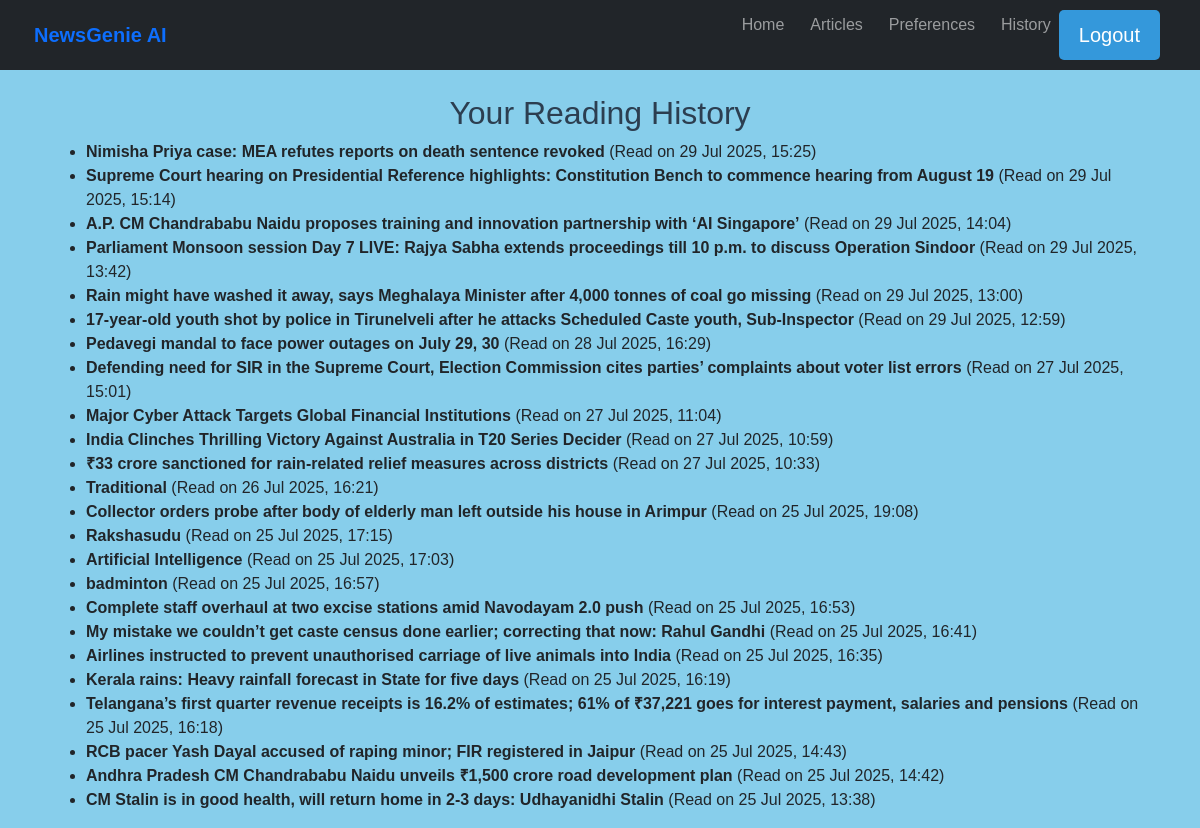
Before: /articles/history/ (signed in) with the older database file.
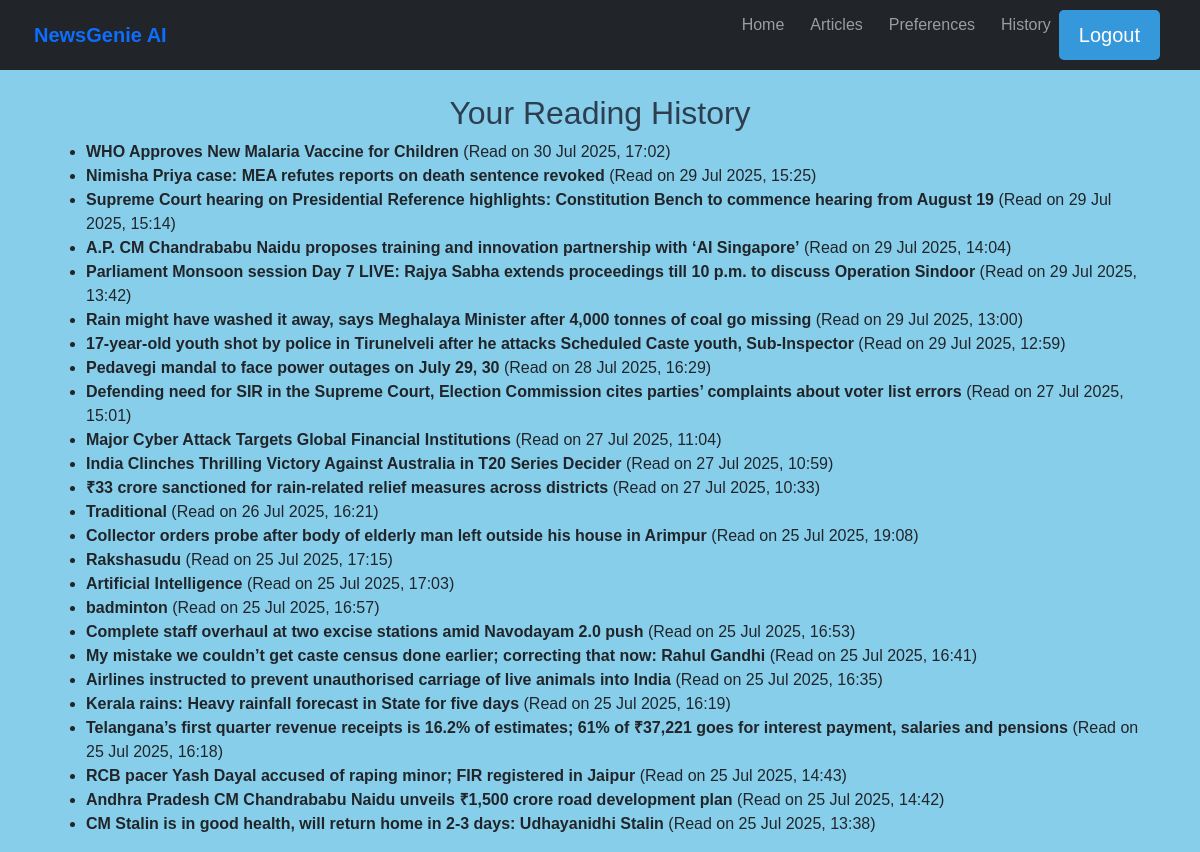
After: the same page with the newer database file.
### news/models.py (models this page shows, shortened)
class ReadingHistory(models.Model):
    user = models.ForeignKey(User, on_delete=models.CASCADE)
    article = models.ForeignKey(Article, on_delete=models.CASCADE)
    read_at = models.DateTimeField(auto_now_add=True)
    class Meta:
        unique_together = ('user', 'article')

class Article(models.Model):
    title = models.CharField(max_length=200)
    content = models.TextField()
    summary = models.TextField(blank=True, null=True)
    source_url = models.URLField()
    category = models.ForeignKey(Category, on_delete=models.CASCADE)
    published_date = models.DateTimeField(default=timezone.now)
    link = models.URLField(max_length=500, unique=True, null=True, blank=True)
    publication_date = models.DateTimeField(null=True, blank=True)
    author = models.CharField(max_length=255, default='Unknown')
    source = models.CharField(max_length=100, default='Unknown')
    created_at = models.DateTimeField(auto_now_add=True)
    audio_file = models.FileField(upload_to='audio/', blank=True, null=True)
    approved = models.BooleanField(default=False)
    class Meta:
        ordering = ['-published_date']

### news/views.py (the view)
# urls.py: path('history/', views.reading_history, name='reading_history'),
@login_required
def reading_history(request):
    history = ReadingHistory.objects.filter(
        user=request.user
    ).select_related('article').order_by('-read_at')
    return render(request, 'news/reading_history.html', {'history': history})

### news/templates/news/reading_history.html
{% extends 'base.html' %}
{% block content %}
  <div class="container mt-4">
    <h2>Your Reading History</h2>
    {% if history %}
      <ul>
        {% for entry in history %}
          <li>
            <strong>{{ entry.article.title }}</strong> (Read on {{ entry.read_at|date:"d M Y, H:i" }})
          </li>
        {% endfor %}
      </ul>
    {% else %}
      <p>You haven't read any articles yet.</p>
    {% endif %}
  </div>
{% endblock %}

Changed rows visible on the page:
added ReadingHistory: article "WHO Approves New Malaria Vaccine for Children", read_at "30 Jul 2025, 17:02"
